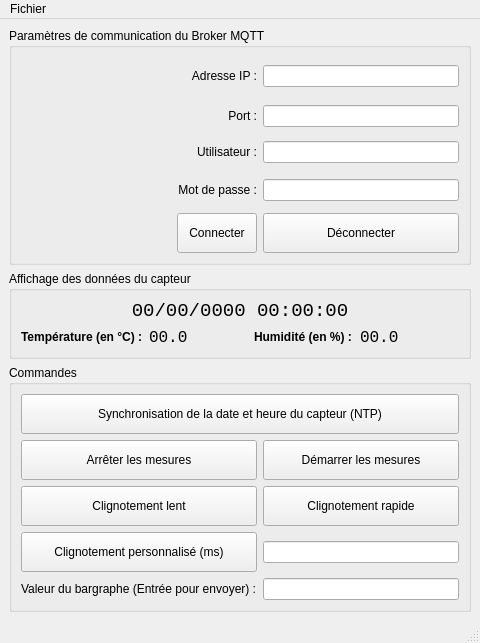
<?xml version="1.0" encoding="UTF-8"?>
<ui version="4.0">
 <class>MainWindow</class>
 <widget class="QMainWindow" name="MainWindow">
  <property name="geometry">
   <rect>
    <x>0</x>
    <y>0</y>
    <width>480</width>
    <height>600</height>
   </rect>
  </property>
  <property name="windowTitle">
   <string>Mon capteur IDO via MQTT (c)2026 CERI SN - PPI</string>
  </property>
  <widget class="QWidget" name="centralwidget">
   <layout class="QVBoxLayout" name="verticalLayout">
    <item>
     <widget class="QGroupBox" name="gbBroker">
      <property name="title">
       <string>Paramètres de communication du Broker MQTT</string>
      </property>
      <layout class="QGridLayout" name="gridBroker">
       <item row="0" column="0" rowspan="4">
        <widget class="QLabel" name="lblLogo">
         <property name="minimumSize">
          <size>
           <width>150</width>
           <height>150</height>
          </size>
         </property>
         <property name="alignment">
          <set>Qt::AlignCenter</set>
         </property>
        </widget>
       </item>
       <item row="0" column="1">
        <widget class="QLabel" name="labelIP">
         <property name="text">
          <string>Adresse IP :</string>
         </property>
         <property name="alignment">
          <set>Qt::AlignRight|Qt::AlignVCenter</set>
         </property>
        </widget>
       </item>
       <item row="0" column="2">
        <widget class="QLineEdit" name="lneIP"/>
       </item>
       <item row="1" column="1">
        <widget class="QLabel" name="labelPort">
         <property name="text">
          <string>Port :</string>
         </property>
         <property name="alignment">
          <set>Qt::AlignRight|Qt::AlignVCenter</set>
         </property>
        </widget>
       </item>
       <item row="1" column="2">
        <widget class="QLineEdit" name="lnePort"/>
       </item>
       <item row="2" column="1">
        <widget class="QLabel" name="labelUser">
         <property name="text">
          <string>Utilisateur :</string>
         </property>
         <property name="alignment">
          <set>Qt::AlignRight|Qt::AlignVCenter</set>
         </property>
        </widget>
       </item>
       <item row="2" column="2">
        <widget class="QLineEdit" name="lneUser"/>
       </item>
       <item row="3" column="1">
        <widget class="QLabel" name="labelPassword">
         <property name="text">
          <string>Mot de passe :</string>
         </property>
         <property name="alignment">
          <set>Qt::AlignRight|Qt::AlignVCenter</set>
         </property>
        </widget>
       </item>
       <item row="3" column="2">
        <widget class="QLineEdit" name="lnePassword"/>
       </item>
       <item row="4" column="1">
        <widget class="QPushButton" name="btnConnect">
         <property name="minimumSize">
          <size>
           <width>0</width>
           <height>40</height>
          </size>
         </property>
         <property name="text">
          <string>Connecter</string>
         </property>
        </widget>
       </item>
       <item row="4" column="2">
        <widget class="QPushButton" name="btnDisconnect">
         <property name="minimumSize">
          <size>
           <width>0</width>
           <height>40</height>
          </size>
         </property>
         <property name="text">
          <string>Déconnecter</string>
         </property>
        </widget>
       </item>
      </layout>
     </widget>
    </item>
    <item>
     <widget class="QGroupBox" name="gbDonnees">
      <property name="title">
       <string>Affichage des données du capteur</string>
      </property>
      <layout class="QGridLayout" name="gridDonnees">
       <item row="0" column="0" colspan="4">
        <widget class="QLabel" name="lblDateTime">
         <property name="font">
          <font>
           <family>Consolas</family>
           <pointsize>14</pointsize>
          </font>
         </property>
         <property name="text">
          <string>00/00/0000 00:00:00</string>
         </property>
         <property name="alignment">
          <set>Qt::AlignCenter</set>
         </property>
        </widget>
       </item>
       <item row="1" column="0">
        <widget class="QLabel" name="labelTemperature">
         <property name="text">
          <string>&lt;b&gt;Température (en °C) :&lt;/b&gt;</string>
         </property>
        </widget>
       </item>
       <item row="1" column="1">
        <widget class="QLabel" name="lblTemperature">
         <property name="font">
          <font>
           <family>Consolas</family>
           <pointsize>12</pointsize>
          </font>
         </property>
         <property name="text">
          <string>00.0</string>
         </property>
        </widget>
       </item>
       <item row="1" column="2">
        <widget class="QLabel" name="labelHumidite">
         <property name="text">
          <string>&lt;b&gt;Humidité (en %) :&lt;/b&gt;</string>
         </property>
        </widget>
       </item>
       <item row="1" column="3">
        <widget class="QLabel" name="lblHumidite">
         <property name="font">
          <font>
           <family>Consolas</family>
           <pointsize>12</pointsize>
          </font>
         </property>
         <property name="text">
          <string>00.0</string>
         </property>
        </widget>
       </item>
      </layout>
     </widget>
    </item>
    <item>
     <widget class="QGroupBox" name="gbCommandes">
      <property name="title">
       <string>Commandes</string>
      </property>
      <layout class="QGridLayout" name="gridCommandes">
       <item row="0" column="0" colspan="2">
        <widget class="QPushButton" name="btnSynchroDateTime">
         <property name="minimumSize">
          <size>
           <width>0</width>
           <height>40</height>
          </size>
         </property>
         <property name="text">
          <string>Synchronisation de la date et heure du capteur (NTP)</string>
         </property>
        </widget>
       </item>
       <item row="1" column="0">
        <widget class="QPushButton" name="btnStopMeasure">
         <property name="minimumSize">
          <size>
           <width>0</width>
           <height>40</height>
          </size>
         </property>
         <property name="text">
          <string>Arrêter les mesures</string>
         </property>
        </widget>
       </item>
       <item row="1" column="1">
        <widget class="QPushButton" name="btnStartMeasure">
         <property name="minimumSize">
          <size>
           <width>0</width>
           <height>40</height>
          </size>
         </property>
         <property name="text">
          <string>Démarrer les mesures</string>
         </property>
        </widget>
       </item>
       <item row="2" column="0">
        <widget class="QPushButton" name="btnSlowBlink">
         <property name="minimumSize">
          <size>
           <width>0</width>
           <height>40</height>
          </size>
         </property>
         <property name="text">
          <string>Clignotement lent</string>
         </property>
        </widget>
       </item>
       <item row="2" column="1">
        <widget class="QPushButton" name="btnFastBlink">
         <property name="minimumSize">
          <size>
           <width>0</width>
           <height>40</height>
          </size>
         </property>
         <property name="text">
          <string>Clignotement rapide</string>
         </property>
        </widget>
       </item>
       <item row="3" column="0">
        <widget class="QPushButton" name="btnBlink">
         <property name="minimumSize">
          <size>
           <width>0</width>
           <height>40</height>
          </size>
         </property>
         <property name="text">
          <string>Clignotement personnalisé (ms)</string>
         </property>
        </widget>
       </item>
       <item row="3" column="1">
        <widget class="QLineEdit" name="lneBlink">
         <property name="alignment">
          <set>Qt::AlignRight|Qt::AlignVCenter</set>
         </property>
        </widget>
       </item>
       <item row="4" column="0">
        <widget class="QLabel" name="labelBargraph">
         <property name="text">
          <string>Valeur du bargraphe (Entrée pour envoyer) :</string>
         </property>
        </widget>
       </item>
       <item row="4" column="1">
        <widget class="QLineEdit" name="lneBargraph"/>
       </item>
      </layout>
     </widget>
    </item>
   </layout>
  </widget>
  <widget class="QMenuBar" name="menubar">
   <property name="geometry">
    <rect>
     <x>0</x>
     <y>0</y>
     <width>480</width>
     <height>22</height>
    </rect>
   </property>
   <widget class="QMenu" name="menuFichier">
    <property name="title">
     <string>Fichier</string>
    </property>
    <addaction name="actionQuitter"/>
   </widget>
   <addaction name="menuFichier"/>
  </widget>
  <widget class="QStatusBar" name="statusbar"/>
  <action name="actionQuitter">
   <property name="text">
    <string>Quitter</string>
   </property>
  </action>
 </widget>
 <resources/>
 <connections/>
</ui>
